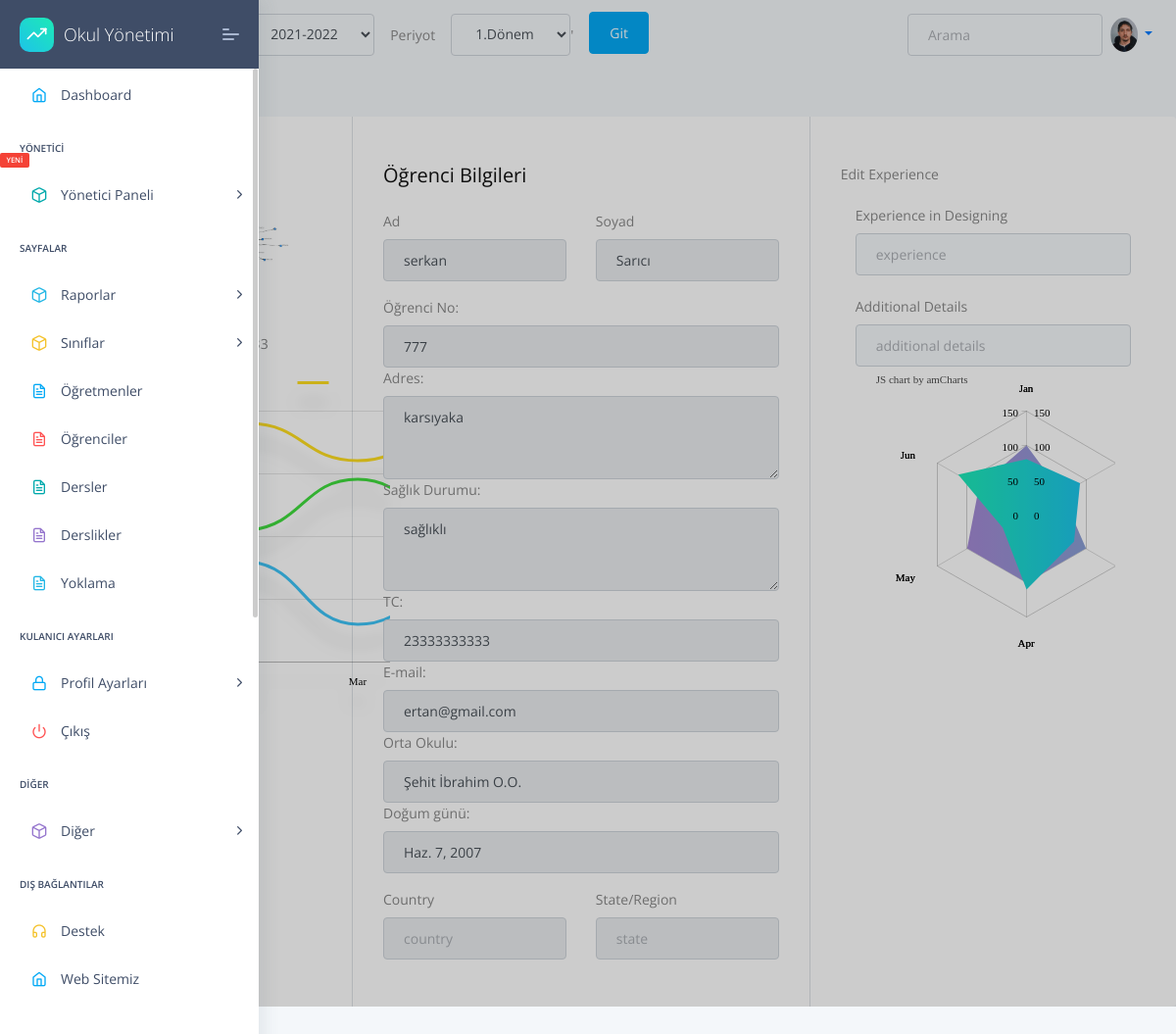
The app's page /student/view/1 (signed in), older data.
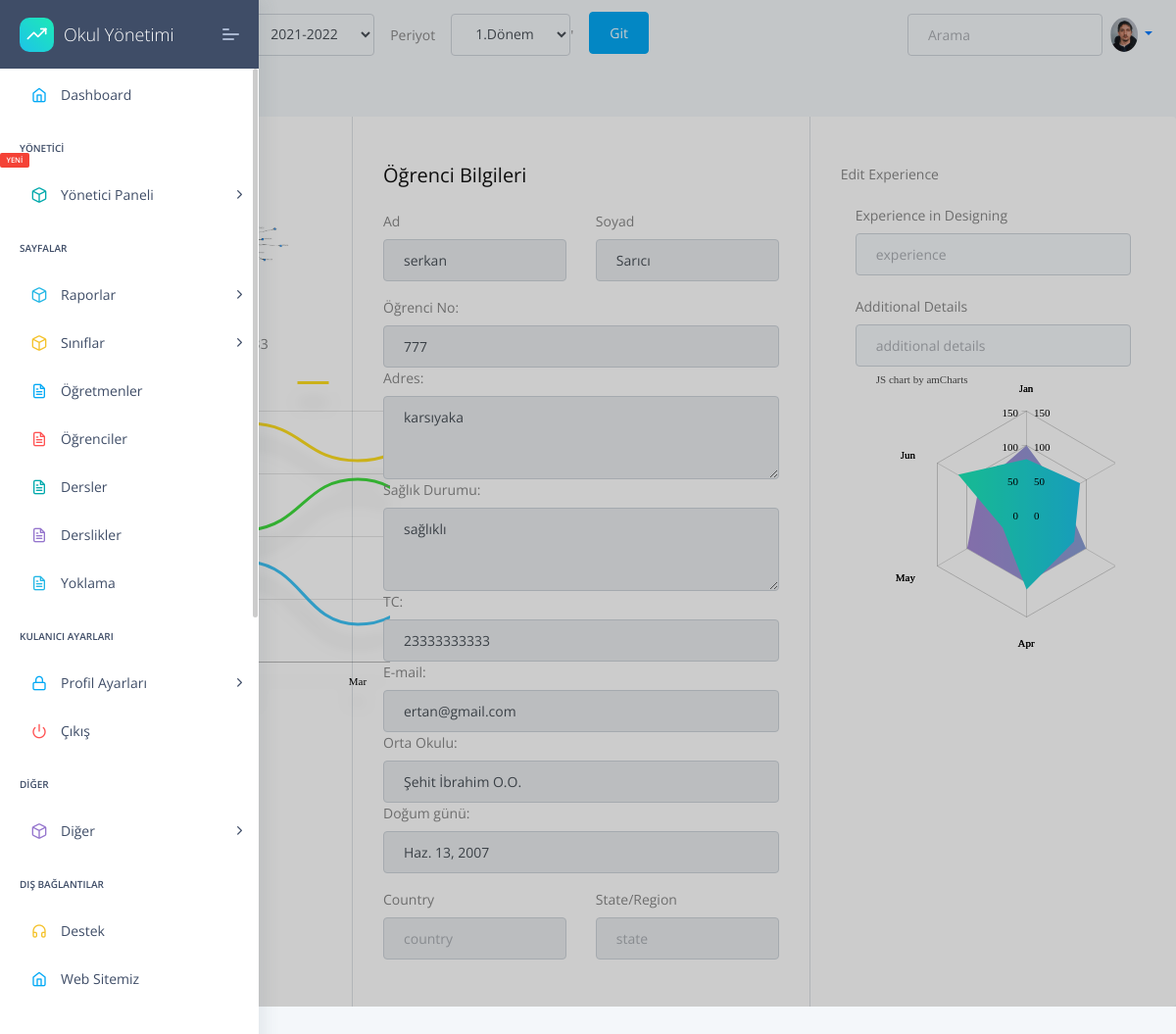
The same page, newer data.
### apps/home/models.py (models this page shows, shortened)
class Profil(models.Model):
    user=models.OneToOneField(User,on_delete=models.CASCADE,related_name="user")
    TC=models.CharField(max_length=11,unique=True,validators=[validateEven],blank=True,null=True)# regex eklenecek, validasyon yapilacak
    image=models.ImageField(upload_to="images/ogretmenler/",blank=True,null=True,default='images/person.png')
    job=models.ForeignKey(JobsTable,on_delete=models.CASCADE,unique=False,blank=True,null=True)
    phone=models.CharField(validators=[validatePhone], max_length=17, blank=True,default="05",null=True,unique=False) # regex eklenecek, validasyon yapilacak
    adress=models.TextField(max_length=100,unique=False,blank=True,null=True)
    isWorking=models.BooleanField(default=True,unique=False,blank=True,null=True)
    HESCode=models.CharField(max_length=12,unique=True,validators=[validateHesCode],blank=True,null=True)
    birthdate=models.DateField(("Doğum Tarihiniz"), auto_now=False, auto_now_add=False,unique=False,blank=True,null=True)
    sexualChoice=(('Kız','Kız'),
              ('Erkek','Erkek'),
              ('Diger','Diğer'),
    )
    gender=CharField(max_length=10 ,choices=sexualChoice,unique=False,blank=True,null=True)

### apps/student/models.py (models this page shows, shortened)
class Student(models.Model):
    firstName= models.CharField(max_length=20,default="",unique=False,null=True,blank=True,)
    lastName=models.CharField(max_length=20,unique=False,null=True,blank=True,)
    TC = models.CharField(max_length=11,unique=False,null=True,blank=True,validators=[validateEven])
    phone = models.CharField(validators=[validatePhone], max_length=17,default="0",unique=False,null=True,blank=True,)
    address=models.TextField(unique=False,null=True,blank=True,)
    status=models.BooleanField(unique=False,null=True,blank=True,)
    middleSchool=models.ForeignKey(MiddleSchool,on_delete=models.CASCADE)
    number=models.IntegerField(unique=False,null=True,blank=True,)
    session=models.ForeignKey(Session,on_delete=models.CASCADE)
    image=models.ImageField(upload_to="images/ogrenciler/",unique=False,null=True,blank=True,default='images/person.png')
    health=models.TextField(unique=False,null=True,blank=True,)
    HESCode=models.CharField(max_length=12,unique=False,null=True,blank=True,validators=[validateHesCode])
    birtdate=DateField(("Doğum Tarihiniz"), auto_now=False, auto_now_add=False,unique=False,null=True,blank=True,)
    email=models.EmailField()
    genders=(('Kız','Kız'),
              ('Erkek','Erkek'),
              ('Diger','Diğer'),
    )
    gender=CharField(max_length=10 ,choices=genders,unique=False,blank=True,null=True)
    class Meta:
        ordering = ('firstName',)

class MiddleSchool(models.Model):
    name=models.CharField(max_length=100,default="")
    def __str__(self):
        return self.name

### apps/student/views.py (the view)
# urls.py: path('view/<int:pk>', views.studentView, name='student-view'),
@login_required(login_url="/login/")
def studentView(request,pk=None):
    sessionUpdate(request)
    session=Session.objects.get(active=True)
    period=Period.objects.get(active=True)
    try:
        student = Student.objects.get(id=pk)
        className = StudentList.objects.get(students=student,session=session,periods=period)
    except:
        context={
        'sessions':sessions,"periods":periods
        }
        return render(request,"student/std-list.html",context)
    context={
        'student':student,
        'className':className,
        'media_url':settings.MEDIA_URL,
        'sessions':sessions,"periods":periods
        }
    return render(request, "student/std-profile.html", context)

### apps/templates/student/std-profile.html (shortened to what this page needs)
{% extends "layouts/base.html" %}
{% block content %}
<div class="container rounded bg-white mt-5 mb-5">
    <div class="row">
        <div class="col-md-3 border-right">
            <div class="d-flex flex-column align-items-center text-center p-3 py-5">
                <span class="font-weight-bold">{{student.firstName}} {{student.lastName}}</span>
                <span class="text-black-50">{{className.className}} - {{student.number}}</span>
                <span class="text-black-50">TC:{{student.TC}}</span>
                <div class="d-flex flex-column align-items-center text-center ">
                    <div id="line-chart1" class="ChartShadow" style="width:50%; overflow: hidden; text-align: left;">
                        <div class="amcharts-main-div" style="position: relative; width: 100%; height: 100%;">
                            <div class="amChartsLegend amcharts-legend-div" style="overflow: hidden; position: relative; text-align: left; width: 712px; height: 48px; cursor: default;">
                                            </div>
                                            <div class="amcharts-chart-div" style="overflow: hidden; position: relative; text-align: left; width: 712px; height: 302px; padding: 0px; cursor: default; touch-action: none;">
                                                <svg version="1.1" style="position: absolute; width: 712px; height: 302px; top: 0.400024px; left: -0.137512px;">
                                                                            <g><g transform="translate(48,10)" visibility="visible"><text y="6" fill="#000000" font-family="Verdana" font-size="11px" opacity="1" text-anchor="middle" transform="translate(276,273.5)"><tspan y="6" x="0">Mar</tspan></text></g></g></svg><a href="http://www.amcharts.com/javascript-charts/" title="JavaScript charts" style="position: absolute; text-decoration: none; color: rgb(0, 0, 0); font-family: Verdana; font-size: 11px; opacity: 0.7; display: block; left: 53px; top: 15px;"></a></div></div></div>
                </div>
            </div>
        </div>
        <div class="col-md-5 border-right">
            <div class="p-3 py-5">
                <div class="d-flex justify-content-between align-items-center mb-3">
                    <h4 class="text-right">Öğrenci Bilgileri</h4>
                </div>
                <div class="row mt-2">
                    <div class="col-md-6"><label class="labels">Ad</label><input type="text" class="form-control"   placeholder="Ad" value="{{student.firstName}}" disabled></div>
                    <div class="col-md-6"><label class="labels">Soyad</label><input type="text" class="form-control" value="{{student.lastName}}" placeholder="Soyad" disabled></div>
                </div>
                <div class="row mt-3">
                    <div class="col-md-12"><label class="labels">Öğrenci No:</label><input type="text" class="form-control" placeholder="Okul No" value="{{student.number}}" disabled></div>
                    <div class="col-md-12"><label class="labels">Adres:</label><textarea rows="3" cols="30" class="form-control" name="" disabled>{{student.address}}</textarea></div>
                    <div class="col-md-12"><label class="labels">Sağlık Durumu:</label><textarea rows="3" cols="30" class="form-control" name="" disabled>{{student.health}}</textarea></div>
                    <div class="col-md-12"><label class="labels">TC:</label><input type="text" class="form-control" placeholder="TC" value="{{student.TC}}" disabled></div>
                    <div class="col-md-12"><label class="labels">E-mail:</label><input type="text" class="form-control" placeholder="E-mail" value="{{student.email}}" disabled></div>
                    <div class="col-md-12"><label class="labels">Orta Okulu:</label><input type="text" class="form-control" placeholder="Orta Okulu" value="{{student.middleSchool}}" disabled></div>
                    <div class="col-md-12"><label class="labels">Doğum günü:</label><input type="text" class="form-control" placeholder="Doğum günü" value="{% if student.birtdate %}{{student.birtdate}}{% endif %}" disabled></div>
                </div>
                <div class="row mt-3">
                    <div class="col-md-6"><label class="labels">Country</label><input type="text" class="form-control" placeholder="country" value="" disabled></div>
                    <div class="col-md-6"><label class="labels">State/Region</label><input type="text" class="form-control" value="" placeholder="state" disabled></div>
                </div>
            </div>
        </div>
        <div class="col-md-4">
            <div class="p-3 py-5">
                <div class="d-flex justify-content-between align-items-center experience"><span>Edit Experience</span></div><br>
                <div class="col-md-12"><label class="labels">Experience in Designing</label><input type="text" class="form-control" placeholder="experience" value=""></div> <br>
                <div class="col-md-12"><label class="labels">Additional Details</label><input type="text" class="form-control" placeholder="additional details" value=""></div>
                <div class="d-flex flex-column align-items-center text-center">
                    <div id="sales-render" style="width: 80%; overflow: hidden; text-align: left;"><div class="amcharts-main-div" style="position: relative;"><div class="amcharts-chart-div" style="overflow: hidden; position: relative; text-align: left; width: 316px; height: 300px; padding: 0px; touch-action: auto;"><svg version="1.1" style="position: absolute; width: 316px; height: 300px; top: -0.199707px; left: -0.275024px;"><g><g transform="translate(158,150)" visibility="visible"><text y="6" fill="#000000" font-family="Verdana" font-size="11px" opacity="1" text-anchor="middle" transform="translate(0,-130)"><tspan y="6" x="0">Jan</tspan></text><text y="6" fill="#000000" font-family="Verdana" font-size="11px" opacity="1" text-anchor="middle" transform="translate(0,130)"><tspan y="6" x="0">Apr</tspan></text><text y="6" fill="#000000" font-family="Verdana" font-size="11px" opacity="1" text-anchor="end" transform="translate(-113,63)"><tspan y="6" x="0">May</tspan></text><text y="6" fill="#000000" font-family="Verdana" font-size="11px" opacity="1" text-anchor="end" transform="translate(-113,-62)"><tspan y="6" x="0">Jun</tspan></text></g><g transform="translate(158,150)" visibility="visible"><text y="6" fill="#000000" font-family="Verdana" font-size="11px" opacity="1" text-anchor="middle" transform="translate(0,-130)"><tspan y="6" x="0">Jan</tspan></text><text y="6" fill="#000000" font-family="Verdana" font-size="11px" opacity="1" text-anchor="middle" transform="translate(0,130)"><tspan y="6" x="0">Apr</tspan></text><text y="6" fill="#000000" font-family="Verdana" font-size="11px" opacity="1" text-anchor="end" transform="translate(-113,63)"><tspan y="6" x="0">May</tspan></text><text y="6" fill="#000000" font-family="Verdana" font-size="11px" opacity="1" text-anchor="end" transform="translate(-113,-62)"><tspan y="6" x="0">Jun</tspan></text></g></g><g><g transform="translate(158,150)" visibility="visible"><text y="6" fill="#000000" font-family="Verdana" font-size="11px" opacity="1" text-anchor="end" transform="translate(-8,0)"><tspan y="6" x="0">0</tspan></text><text y="6" fill="#000000" font-family="Verdana" font-size="11px" opacity="1" text-anchor="end" transform="translate(-8,-35)"><tspan y="6" x="0">50</tspan></text><text y="6" fill="#000000" font-family="Verdana" font-size="11px" opacity="1" text-anchor="end" transform="translate(-8,-70)"><tspan y="6" x="0">100</tspan></text><text y="6" fill="#000000" font-family="Verdana" font-size="11px" opacity="1" text-anchor="end" transform="translate(-8,-105)"><tspan y="6" x="0">150</tspan></text></g><g transform="translate(158,150)" visibility="visible"><text y="6" fill="#000000" font-family="Verdana" font-size="11px" opacity="1" text-anchor="start" transform="translate(8,0)"><tspan y="6" x="0">0</tspan></text><text y="6" fill="#000000" font-family="Verdana" font-size="11px" opacity="1" text-anchor="start" transform="translate(8,-35)"><tspan y="6" x="0">50</tspan></text><text y="6" fill="#000000" font-family="Verdana" font-size="11px" opacity="1" text-anchor="start" transform="translate(8,-70)"><tspan y="6" x="0">100</tspan></text><text y="6" fill="#000000" font-family="Verdana" font-size="11px" opacity="1" text-anchor="start" transform="translate(8,-105)"><tspan y="6" x="0">150</tspan></text></g></g></svg><a href="http://www.amcharts.com/javascript-charts/" title="JavaScript charts" style="position: absolute; text-decoration: none; color: rgb(0, 0, 0); font-family: Verdana; font-size: 11px; opacity: 0.7; display: block; left: 5px; top: 5px;">JS chart by amCharts</a></div></div></div>
                </div>
            </div>
        </div>
    </div>
</div>
</div>
</div>
{% endblock content %}

### apps/templates/includes/navigation.html (shortened to what this page needs)
<nav  class="navbar navbar-expand-lg ">
  <div class="collapse navbar-collapse ">
  <div class="collapse navbar-collapse" id="navbarsExample03">
    <ul class="navbar-nav mr-auto">
      <li class="text-black">
        <a class="nav-link" href="#">Anasayfa<span class="sr-only">(current)</span></a>
      </li>
      <form class="form-inline my-2 my-md-0"  method="GET" >
      <li class="text-black align-middle mx-3">
        <label for="session">Dönem</label>
      </li>
      <li class="nav-item select">
        <select id="sessionID" class="form-control" name="sessionID">-->
          {% for session in sessions %}
          <option value="{{ session }}">{{ session }}</option>
          {% endfor %}
        </select>
      </li>
      <li class="text-black mx-3">
        <label for="session">Periyot</label>
      </li>
      <li class="nav-item select">
        <select id="periodID" class="form-control" name="periodID">-->
          {% for period in periods %}
          <option value="{{ period }}">{{ period }}</option>
          {% endfor %}
        </select>
      </li>'
      <button  type="submit" class="btn btn-primary mx-3" >Git</button></a>
    </form>
    </ul>
    <form class="form-inline my-2 my-md-0">
      <input class="form-control" type="text" placeholder="Arama">
    </form>
    <ul class="nav navbar-nav navbar-right">
      <li class="nav-item dropdown">
      <a class="nav-link dropdown-toggle" href="" id="dropdown01" data-toggle="dropdown" aria-haspopup="true" aria-expanded="false">
      {% if user.user.image.ogretmenler %}
      <img
        src="/media/{{user.user.image.ogretmenler}}"
        class="rounded-circle z-depth-0"
        alt="avatar image"
        height="35"
      />
      {% else %}
      <img
        src="/media/{{user.user.image}}"
        class="rounded-circle z-depth-0"
        alt="avatar image"
        height="35"
      >
      {% endif %}
      </a>
      </li>
    </ul>
  </div>
</div>
</nav>

Row changes from the older to the newer data that the page shows:
changed Student "serkan": birtdate "Haz. 7, 2007" → "Haz. 13, 2007"
